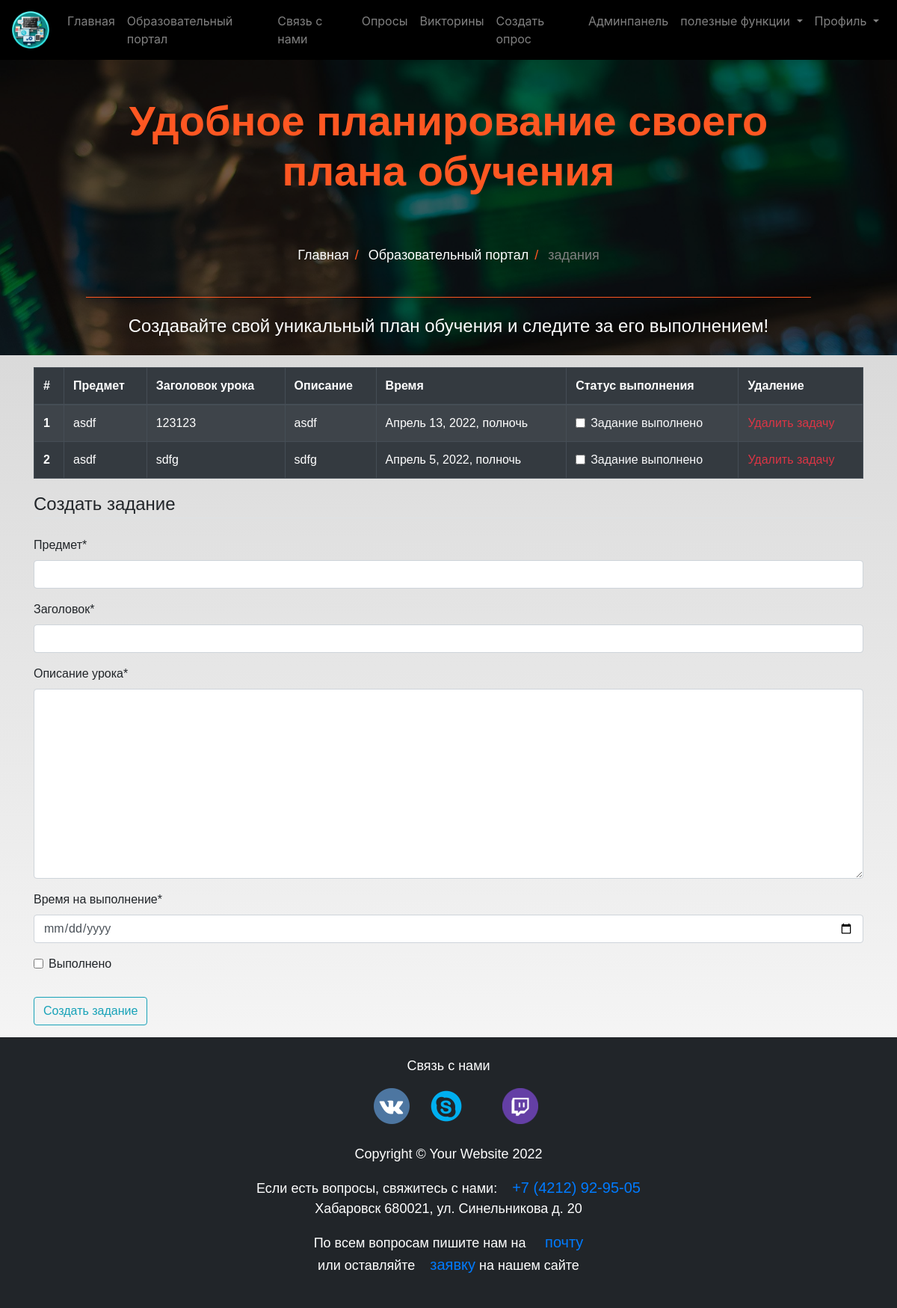
The app's page /educate_portal/homework (signed in) with its own data.
### educate_portal/models.py (models this page shows, shortened)
class Homework(models.Model):
    user = models.ForeignKey(User, on_delete=models.CASCADE)
    subject = models.CharField(max_length=50, verbose_name='Предмет')
    title = models.CharField(max_length=80, verbose_name='Заголовок')
    description = models.TextField(verbose_name='Описание урока')
    time_lesson = models.DateTimeField(verbose_name='Время на выполнение')
    is_finished = models.BooleanField(default=False, verbose_name='Выполнено')
    class Meta:
        verbose_name = "Задания"
        verbose_name_plural = "Задания"

### educate_portal/views.py (the view)
# urls.py: path('homework', views.homework, name='homework'),
@login_required
def homework(request):
    if request.method == 'POST':
        form = HomeworkForm(request.POST)
        if form.is_valid():
            try:
                finished = request.POST['is_finished']
                if finished == 'on':
                    finished = True
                else:
                    finished = False
            except:
                finished = False
            homeworks = Homework(
                user=request.user,
                subject=request.POST['subject'],
                title=request.POST['title'],
                description=request.POST['description'],
                time_lesson=request.POST['time_lesson'],
                is_finished=finished
            )
            homeworks.save()
            messages.success(
                request, f'Задание добавлено  пользователем {request.user.username} !')
    else:
        form = HomeworkForm()
    homework = Homework.objects.filter(user=request.user)
    if len(homework) == 0:
        homework_done = True
    else:
        homework_done = False
    context = {'homeworks': homework,
               'homeworks_done': homework_done, 'form': form, }
    return render(request, 'dashboard/homework.html', context)

### educate_portal/forms.py
class HomeworkForm(forms.ModelForm):
    class Meta:
        model = Homework
        widgets = {'time_lesson': DateInput()}
        fields = ['subject', 'title', 'description',
                  'time_lesson', 'is_finished']

### educate_portal/templates/dashboard/homework.html (shortened to what this page needs)
{% extends 'base.html' %}
{% load static %}
{% block content %}
{%  load crispy_forms_tags %}
<header class="info-header">
    <div id="page-intro" class="container-fluid d-flex align-items-center justify-content-center ">
      <div class="row d-flex justify-content-center text-center">
        <div class="col-md-10 text-white">
          <h2 class="display-4 font-weight-bold  p-5 " style="color:#ff5722;" >Удобное планирование своего плана обучения</h2>
          <div class="row d-flex justify-content-center text-center">
            <ul class="breadcrumb">
              <li><a href="{% url 'index' %}">Главная</a></li>
              <li><a href="{% url 'educate_portal:standard_list' %}">Образовательный портал</a></li>
              <li class="disabled-text" >задания</li>
            </ul>
          </div>
          <hr style="color:#ff5722;">
          <h4 class="white-text my-4">Создавайте свой уникальный план обучения и следите за его выполнением!</h4>
    </div>
  </header>
<div class="container mt-3">
    {% if  not homework_done %}
    <table class="table table-striped table-bordered table-hover table-dark">
        <thead>
            <tr>
                <th scope="col">#</th>
                <th scope="col">Предмет</th>
                <th scope="col">Заголовок урока</th>
                <th scope="col">Описание</th>
                <th scope="col">Время</th>
                <th scope="col">Статус выполнения</th>
                <th scope="col">Удаление</th>
            </tr>
        </thead>
        <tbody>
            {% for homework in homeworks %}
            <tr>
                <th scope="row">{{forloop.counter}}</th>
                <td>{{homework.subject}}</td>
                <td>{{homework.title}}</td>
                <td>{{homework.description}}</td>
                <td>{{homework.time_lesson}}</td>
                <td>
                    <a href="{% url 'educate_portal:update-homework' homework.id  %}">
                        <div class="form-check">
                            {% if homework.is_finished == True %}
                            <input class="form-check-input" type="checkbox" value="" checked >
                            {% else %}
                            <input class="form-check-input" type="checkbox" value="" >
                            {% endif %}
                            <label class="form-check-label text-light" for="flexCheckDefault">
                                Задание выполнено
                            </label>
                        </div>
                    </a>
                </td>
                <td><a class='text-danger' href="{% url 'educate_portal:delete-homework' homework.id %}">Удалить задачу</a></td>
            </tr>
            {% endfor %}
        </tbody>
    </table>
    {% else %}
    <h4>Все задания созданы! Создайте еще!!</h4>
    {% endif %}
</div>
<div class=" container">
    <form method="POST">
        <fieldset class="form-group">
            <legend class="border-bottom mb-4">Создать задание</legend>
            {{form|crispy}}
        </fieldset>
        <div class="form-group">
            <button href="" class="btn btn-outline-info" type="submit">
                Создать задание
            </button>
        </div>
    </form>
</div>
{% endblock content %}

### static/css/master_css.css (style rules this page uses)
.text-white { color: white; }
hr { border-color: inherit; }
.info-header { height: 60%; }
#page-intro { height: 100%; }
#page-intro { background: linear-gradient(rgba(0, 0, 0, 0.5), rgba(0, 0, 0, 0.5)), url("../Images/222.jpg")no-repeat center center fixed; -webkit-background-size: cover; -moz-background-size: cover; -o-background-size: cover; background-size: cover; }
ul.breadcrumb { padding: 10px 16px; list-style: none; background-color: transparent; }
ul.breadcrumb li { display: inline; font-size: 18px; }
ul.breadcrumb li+li:before { padding: 8px; color: #ff5722; content: "/\00a0"; }
ul.breadcrumb li a { color: white; text-decoration: none; }
.disabled-text { color: gray; }
html { scroll-behavior: smooth; height: 100%; width: 100%; }
a { text-decoration: none !important; color: black; }
html, body { max-width: 100%; overflow-x: hidden; height: 100%; width: 100%; }
body { background: linear-gradient(rgba(0, 0, 0, 0.2), rgba(255, 255, 255, 0.5)); overflow-x: hidden; background-repeat: no-repeat; }

### records on screen
Homework: subject "asdf", title "123123", description "asdf", time_lesson "Апрель 13, 2022, полночь"
Homework: subject "asdf", title "sdfg", description "sdfg", time_lesson "Апрель 5, 2022, полночь"
